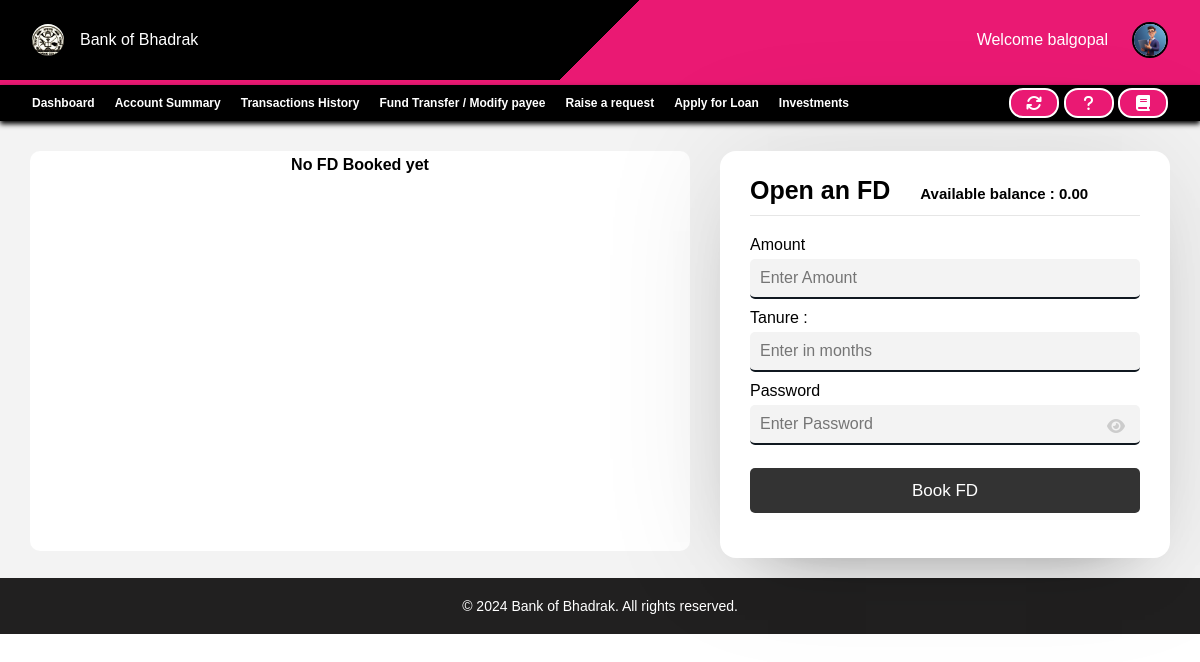
Screenshot of /components/customers/fd.php (signed in) with the database file from the repository.
### tables this page shows
CREATE TABLE `customers` (
  `ID` int(11) NOT NULL,
  `CRN` bigint(20) NOT NULL,
  `AccountNo` bigint(20) NOT NULL,
  `FullName` varchar(100) NOT NULL,
  `UserName` varchar(100) NOT NULL,
  `Password` varchar(100) NOT NULL,
  `Balance` decimal(11,2) NOT NULL,
  `PhoneNo` bigint(20) NOT NULL,
  `Email` varchar(100) NOT NULL,
  `gender` varchar(10) NOT NULL,
  `Address` varchar(500) NOT NULL,
  `District` varchar(100) NOT NULL,
  `State` varchar(100) NOT NULL,
  `Pincode` int(11) NOT NULL,
  `AadhaarNo` bigint(20) NOT NULL,
  `IFSC` varchar(20) NOT NULL,
  `img` varchar(255) NOT NULL,
  `DateOfOpening` date NOT NULL,
  `lastInterestDate` date NOT NULL DEFAULT current_timestamp(),
  `LastLogin` varchar(50) NOT NULL,
  `Status` varchar(50) NOT NULL DEFAULT 'Pending'
);

### components/customers/fd.php (the view, shortened to what this page needs)
<html lang="en">
<head>
    <link rel="stylesheet" href="https://cdnjs.cloudflare.com/ajax/libs/font-awesome/6.5.1/css/all.min.css" />
    <link rel="stylesheet" href="style.css">
    <?php
    require $_SERVER['DOCUMENT_ROOT'] . "/assets/php/config.php";
    $email = $_SESSION['email'];
    $find_user = mysqli_query($conn, "SELECT * FROM customers WHERE Email='$email';");
    $row = mysqli_fetch_assoc($find_user);
    $userName = $row['UserName'];
    $img = $row['img'];
    ?>
</head>
<body>
    <nav class="navbar">
        <div class="profile-nav">
            <div class="logo">
                <div>
                    <img src="/images/logo.jpg" alt="">
                </div>
                <p>Bank of Bhadrak</p>
            </div>
            <div class="profile">
                Welcome <?php echo "$userName"; ?>
                <div class="dropdown">
                    <img src="/images/<?php echo "$img"; ?>" class="users" alt="">
                </div>
            </div>
        </div>
    </nav>
    <div class="bottom-nav">
        <div class="s1">
            <ul>
                <li><a href="customer_dashboard.php">Dashboard</a></li>
                <li><a href="account_summary.php">Account Summary</a></li>
                <li><a href="transaction_history.php">Transactions History</a></li>
                <li><a href="fund_transfer.php">Fund Transfer / Modify payee</a></li>
                <li><a href="raise_request.php">Raise a request</a></li>
                <li><a href="applyLoan.php">Apply for Loan</a></li>
                <li><a href="fd.php">Investments</a></li>
            </ul>
        </div>
        <div>
            <div class="tooltip">
                <a href=""> <button>
                        <i class="fa-solid fa-arrows-rotate"></i>
                    </button>
                </a>
            </div>
            <div class="tooltip">
                <a href="notifications.php">
                    <button>
                        <i class="fa-solid fa-question"></i>
                    </button>
                </a>
            </div>
            <div class="tooltip">
                <a href="/components/extra/faqs.php">
                    <button>
                        <i class="fa-solid fa-book"></i>
                    </button>
                </a>
            </div>
        </div>
    </div>
    <main class="fd-main">
        <div class="dd">
            <div class="existing-fd">
                <form method="post">
                    <?php
                    $get_fd = mysqli_query($conn, "SELECT * FROM fd WHERE customerAccountNo='" . $row["AccountNo"] . "'");
                    if (mysqli_num_rows($get_fd) > 0) {
                        while ($fd_data = mysqli_fetch_assoc($get_fd)) {
                            echo '
                    <div class="box">
                    <div class="sub">
                        <h4>FD no. <span>' . $fd_data["FDAccountNo"] . '</span></h4>
                        <h4>Principal <span>' . $fd_data["Principal"] . '</span></h4>
                        <h4>Tanure <span>' . $fd_data["Tanure"] . '</span></h4>
                        <h4>Rate of Interest<span>' . $fd_data["InterestRate"] . '</span></h4>
                    </div>
                    <div class="sub">
                        <h4>Interest <span>' . $fd_data["Interest"] . '</span></h4>
                        <h4>FinalAmount <span>' . $fd_data["FinalAmount"] . '</span></h4>
                        <h4>FD Open Date<span>' . $fd_data["FDOpeningDate"] . '</span></h4>
                        <h4> FD Maturity on<span>' . $fd_data["FDBreakDate"] . '</span></h4>
                    </div>
                    <div class="sub">
                        <h4>Status<span>' . $fd_data["Status"] . '</span></h4>
                        <h4>Current value<span>' . $fd_data["current_value"] . '</span></h4>
                        <input type="number" name="fdNo" value="' . $fd_data["FDAccountNo"] . '" hidden></input>
                        <input type="number" name="fdAmount" value="' . $fd_data["current_value"] . '" hidden></input>
                        <h4><button name="breakFD">Break FD</button></h4>
                    </div>
                    </div>
                ';
                        }
                    } else {
                        echo "<h4 align='center'>No FD Booked yet<h4>";
                    }
                    ?>
                </form>
            </div>
        </div>
        <div class="wrapper">
            <section class="form signup">
                <header>Open an FD<span>Available balance : <?php echo $row['Balance']; ?></span></header>
                <form action="fd.php" method="POST" enctype="multipart/form-data" autocomplete="off">
                    <div class="field input">
                        <label>Amount</label>
                        <input type="text" name="amount" placeholder="Enter Amount" required>
                    </div>
                    <div class="field input">
                        <label>Tanure :</label>
                        <input type="number" name="tanure" placeholder="Enter in months" required>
                    </div>
                    <div class="field input">
                        <label>Password</label>
                        <input type="password" name="password" placeholder="Enter Password" required>
                        <i class="fas fa-eye"></i>
                    </div>
                    <div class="field button">
                        <input type="submit" name="submit" value="Book FD">
                    </div>
                </form>
            </section>
        </div>
    </main>
    <footer>
        <p>&copy; 2024 Bank of Bhadrak. All rights reserved.
        </p>
    </footer>
</body>
</html>

### components/customers/style.css (style rules this page uses)
* { margin: 0; padding: 0; font-family: "Poppins", sans-serif; }
.navbar .profile-nav { height: 10%; background: linear-gradient(135deg, black 50%, #ea1973 30%); color: white; display: flex; justify-content: space-between; align-items: center; padding-left: 32px; padding-right: 32px; border-bottom: 5px solid #ea1973; }
.navbar .profile-nav img { height: 32px; border-radius: 50%; }
.navbar .profile-nav .logo { display: flex; justify-content: center; align-items: center; gap: 16px; }
.bottom-nav { top: 0; position: sticky; z-index: 1; box-shadow: 0 3px 5px black; color: black; height: 36px; background: black; display: flex; justify-content: space-between; align-items: center; padding-left: 32px; padding-right: 32px; }
.bottom-nav a { text-decoration: none; font-weight: 600; color: white; font-size: 12px; }
.bottom-nav ul { display: flex; gap: 20px; }
.bottom-nav ul li { list-style-type: none; }
.bottom-nav .s1 ul li { position: relative; height: 20px; display: flex; align-items: center; }
.bottom-nav .s1 ul li a::after { content: ""; position: absolute; width: 100%; height: 2px; left: 0; bottom: 0; background-color: transparent; transform: scaleX(0); transition: transform 0.3s ease, background-color 0.3s ease; }
.tooltip { position: relative; display: inline-block; }
.navbar .profile-nav .users { width: 32px; height: 32px; cursor: pointer; background-color: white; border: 2px solid black; box-shadow: 2px white; }
.navbar .profile-nav .profile { display: flex; align-items: center; gap: 24px; }
.dropdown { position: relative; display: inline-block; }
main { background-color: #f3f3f3; margin: 0 0 0 0; color: black; padding: 30px 30px 0 30px; }
footer { bottom: 0; background-color: rgb(33, 32, 32); padding: 20px; text-align: center; color: white; }
footer p { margin: 0; font-size: 14px; color: white; }
.wrapper { background: #fff; max-width: 450px; width: 100%; border-radius: 16px; box-shadow: 0 0 128px 0 rgba(0, 0, 0, 0.1), 0 32px 64px -48px rgba(0, 0, 0, 0.5); }
.form { padding: 25px 30px; }
.form header { font-size: 25px; font-weight: 600; padding-bottom: 10px; border-bottom: 1px solid #e6e6e6; }
.form header span { padding: 0 0 0 30px; font-size: 15px; }
.form form { margin: 20px 0; }
.form form .field { display: flex; margin-bottom: 10px; flex-direction: column; position: relative; }
.form form .field label { margin-bottom: 5px; }
.form form .input input { height: 40px; width: 100%; font-size: 16px; padding: 0 10px; border-radius: 5px; border:none; background-color: #f3f3f3; border-bottom: 2px solid #101820; }
.form form .field input { outline: none; }
.form form .button input { height: 45px; border: none; color: #fff; font-size: 17px; background: #333; border-radius: 5px; cursor: pointer; margin-top: 13px; }
.form form .field i { position: absolute; right: 15px; top: 70%; color: #ccc; cursor: pointer; transform: translateY(-50%); }
.fd-main { padding-bottom: 20px; display: flex; justify-content: space-between; gap: 30px; }
.fd-main .dd { overflow-y: auto; width: 100%; }
.fd-main .existing-fd { height: 400px; width: 100%; background-color: white; border-radius: 10px; overflow-y: auto; }
.fd-main h4 { min-width: 150px; display: flex; flex-direction: column; padding: 5px; gap: 10px; }

### rows the page displays
customers: UserName "balgopal", img (picture), Balance "0.00"
